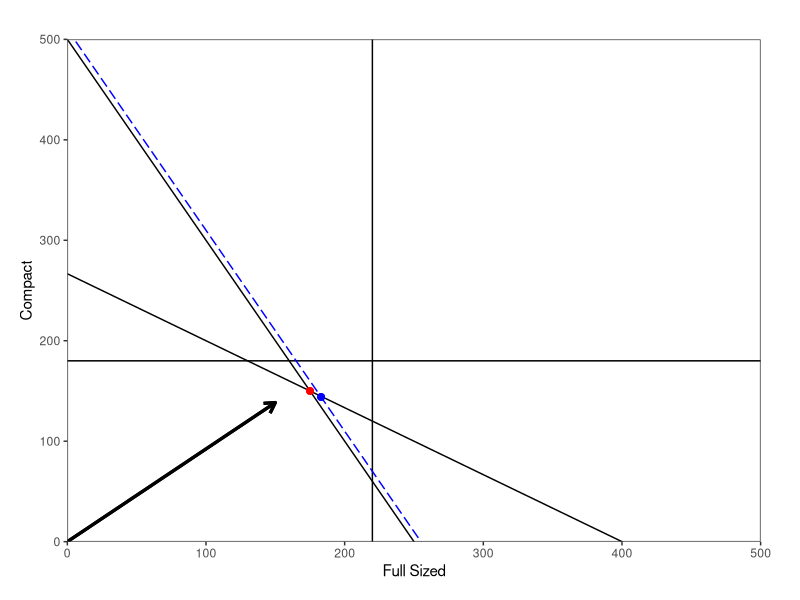

Write R code to recreate this figure.

library(ggplot2)

ggplot(data.frame(x=c(0,500)), aes(x))+
  stat_function(fun = function(x) 500-(2*x), geom = 'line')+
  stat_function(fun = function(x) (800 - 2*x)/3, geom = 'line')+
  geom_vline(xintercept = 220)+
  geom_hline(yintercept = 180) +
  coord_cartesian(ylim = c(0,500), xlim = c(0,500)) +
  scale_x_continuous(expand = c(0,0))+
  scale_y_continuous(expand = c(0,0))+
  geom_point(aes(x = 175, y = 150), size = 2, color = 'red') +
  geom_segment(aes(x=0,y=0,xend=150,yend=120*150/130), arrow = arrow(length = unit(.3,"cm")), size = 1.1)+
  theme_bw()+
  theme(panel.grid = element_blank(),
        plot.margin = margin(1,1,.5,.5, unit = 'cm'))+
  labs(x = 'Full Sized', y = 'Compact') +
  stat_function(fun= function(x) 510-(2*x), geom = 'line', linetype='longdash', color = 'blue')+
  geom_point(aes(x = 183, y = 144), size = 2, color = 'blue')

